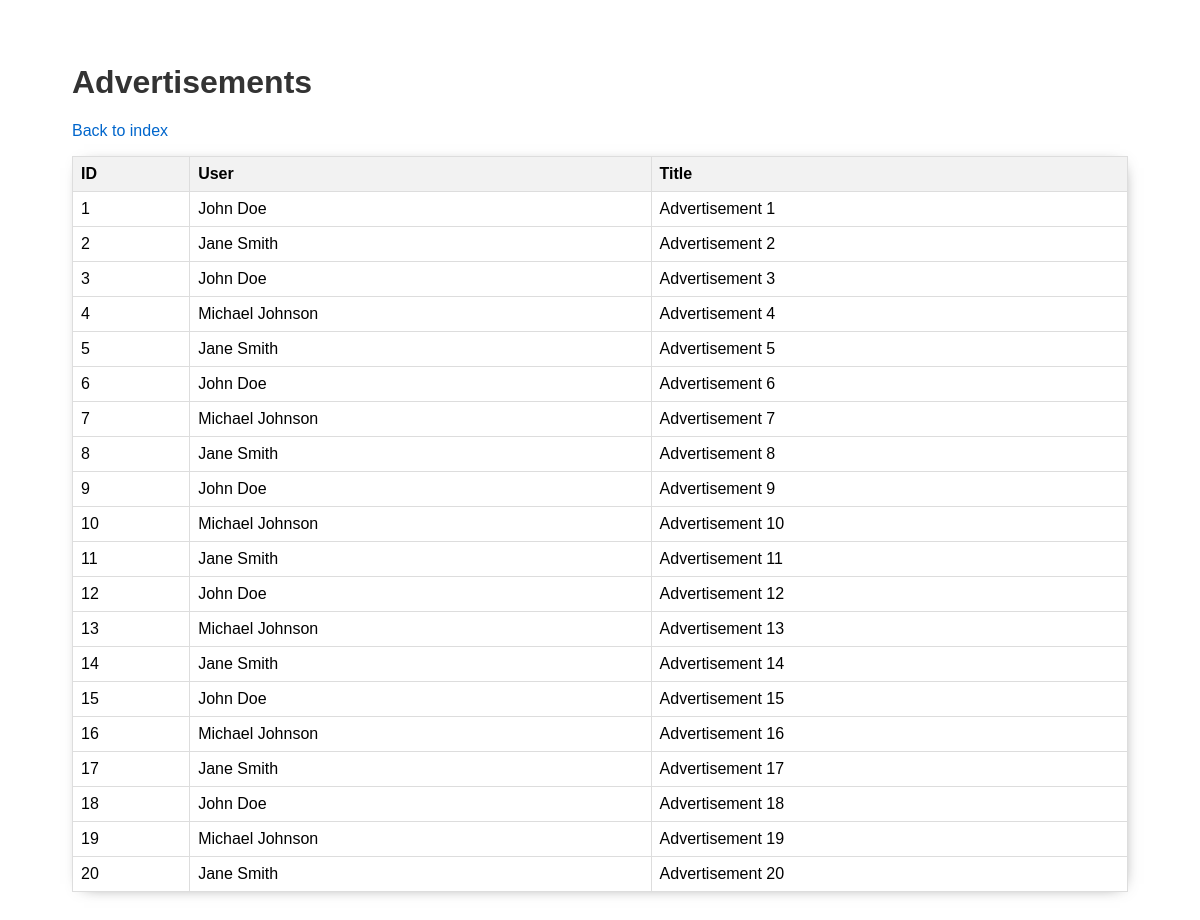
/php-mvc-app/advertisement, run on the app's committed database.
### tables this page shows
CREATE TABLE advertisements (
    id INT AUTO_INCREMENT PRIMARY KEY,
    userid INT NOT NULL,
    title VARCHAR(255) NOT NULL
);

CREATE TABLE users (
    id INT AUTO_INCREMENT PRIMARY KEY,
    name VARCHAR(255) NOT NULL
);

### src/controllers/AdvertisementController.php (called while the page is built)
<?php
require_once 'services/AdvertisementService.php';
require_once 'services/UserService.php';
class AdvertisementController {
    private $advertisementService;
    private $userService;
    public function __construct() {
        $this->advertisementService = new AdvertisementService();
        $this->userService = new UserService();
    }
    public function advertisementPage() {
        $advertisements = $this->advertisementService->getAdvertisements();
        $userService = $this->userService;
        require_once 'views/AdvertisementsView.php';
    }
}
?>

### src/services/AdvertisementService.php (called while the page is built)
<?php
require_once 'DatabaseService.php';
require_once 'models/AdvertisementModel.php';
class AdvertisementService {
    private $conn;
    public function __construct() {
        $database = new DatabaseService();
        $this->conn = $database->getConnection();
    }
    public function getAdvertisements() {
        $query = "SELECT id, userid, title FROM advertisements";
        $stmt = $this->conn->prepare($query);
        $stmt->execute();
        $advertisements = [];
        while ($row = $stmt->fetch(PDO::FETCH_ASSOC)) {
            $advertisements[] = new Advertisement($row['id'], $row['userid'], $row['title']);
        }
        return $advertisements;
    }
}
?>

### src/services/DatabaseService.php (called while the page is built, shortened)
<?php
class DatabaseService {
    private $host = 'localhost';
    private $db_name = 'advertising';
    private $username = 'root';
    private $password = '';
    public function getConnection() {
        $this->conn = null;
        try {
            $this->conn = new PDO("mysql:host=" . $this->host . ";dbname=" . $this->db_name, $this->username, $this->password);
        } catch(PDOException $exception) {
            echo "Connection error: " . $exception->getMessage();
        }
        return $this->conn;
    }
}
?>

### src/models/AdvertisementModel.php (called while the page is built, shortened)
<?php
class Advertisement {
    public function __construct($id, $userid, $title) {
        $this->id = $id;
        $this->userid = $userid;
        $this->title = $title;
    }
}
?>

### src/services/UserService.php (called while the page is built, shortened)
<?php
require_once 'DatabaseService.php';
require_once 'models/UserModel.php';
class UserService {
    private $conn;
    public function __construct() {
        $database = new DatabaseService();
        $this->conn = $database->getConnection();
    }
    public function getUserById($id) {
        $query = "SELECT id, name FROM users WHERE id = :id";
        $stmt = $this->conn->prepare($query);
        $stmt->bindParam(':id', $id, PDO::PARAM_INT);
        $stmt->execute();
        $row = $stmt->fetch(PDO::FETCH_ASSOC);
        $user = null;
        if ($row) {
            $user = new User($row['id'], $row['name']);
        }
        return $user;
    }
}
?>

### src/models/UserModel.php (called while the page is built, shortened)
<?php
class User {
    public function __construct($id, $name) {
        $this->name = $name;
    }
}
?>

### src/views/AdvertisementsView.php (the view, shortened to what this page needs)
<!DOCTYPE html>
<html>
<head>
    <link rel="stylesheet" href="src/app.css">
</head>
<body>
    <div class="page-content">
        <h1>Advertisements</h1>
        <p><a href="/php-mvc-app/index">Back to index</a></p>
        <table>
            <tr>
                <th>ID</th>
                <th>User</th>
                <th>Title</th>
            </tr>
            <?php foreach ($advertisements as $advertisement): ?>
            <tr>
                <td><?php echo htmlspecialchars($advertisement->id); ?></td>
                <?php
                    $user = $userService->getUserById($advertisement->userid);
                    $userName = $user->name;
                ?>
                <td><?php echo htmlspecialchars($userName); ?></td>
                <td><?php echo htmlspecialchars($advertisement->title); ?></td>
            </tr>
            <?php endforeach; ?>
        </table>
    </div>
</body>
</html>

### src/app.css (style rules this page uses)
body { font-family: Arial, sans-serif; }
.page-content { margin: 64px; }
h1 { color: #333333; }
table { width: 100%; border-collapse: collapse; -webkit-box-shadow: 2px 2px 16px -10px rgba(0,0,0,0.75); -moz-box-shadow: 2px 2px 16px -10px rgba(0,0,0,0.75); box-shadow: 2px 2px 16px -10px rgba(0,0,0,0.75); }
table, th, td { border: 1px solid #dddddd; }
th, td { padding: 8px; text-align: left; }
th { background-color: #f2f2f2; }
a { color: #0066cc; text-decoration: none; }

### data on the page
advertisements: id "1", userid.name "John Doe", title "Advertisement 1"
advertisements: id "2", userid.name "Jane Smith", title "Advertisement 2"
advertisements: id "3", userid.name "John Doe", title "Advertisement 3"
advertisements: id "4", userid.name "Michael Johnson", title "Advertisement 4"
advertisements: id "5", userid.name "Jane Smith", title "Advertisement 5"
advertisements: id "6", userid.name "John Doe", title "Advertisement 6"
advertisements: id "7", userid.name "Michael Johnson", title "Advertisement 7"
advertisements: id "8", userid.name "Jane Smith", title "Advertisement 8"
advertisements: id "9", userid.name "John Doe", title "Advertisement 9"
advertisements: id "10", userid.name "Michael Johnson", title "Advertisement 10"
advertisements: id "11", userid.name "Jane Smith", title "Advertisement 11"
advertisements: id "12", userid.name "John Doe", title "Advertisement 12"
advertisements: id "13", userid.name "Michael Johnson", title "Advertisement 13"
advertisements: id "14", userid.name "Jane Smith", title "Advertisement 14"
advertisements: id "15", userid.name "John Doe", title "Advertisement 15"
advertisements: id "16", userid.name "Michael Johnson", title "Advertisement 16"
advertisements: id "17", userid.name "Jane Smith", title "Advertisement 17"
advertisements: id "18", userid.name "John Doe", title "Advertisement 18"
advertisements: id "19", userid.name "Michael Johnson", title "Advertisement 19"
advertisements: id "20", userid.name "Jane Smith", title "Advertisement 20"
